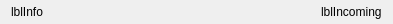
<?xml version="1.0" encoding="UTF-8"?>
<ui version="4.0">
 <class>MailInfoWidgetClass</class>
 <widget class="QWidget" name="MailInfoWidgetClass">
  <property name="geometry">
   <rect>
    <x>0</x>
    <y>0</y>
    <width>393</width>
    <height>23</height>
   </rect>
  </property>
  <layout class="QHBoxLayout" name="horizontalLayout">
   <property name="topMargin">
    <number>5</number>
   </property>
   <property name="bottomMargin">
    <number>5</number>
   </property>
   <item>
    <widget class="QLabel" name="lblInfo">
     <property name="sizePolicy">
      <sizepolicy hsizetype="Expanding" vsizetype="Preferred">
       <horstretch>0</horstretch>
       <verstretch>0</verstretch>
      </sizepolicy>
     </property>
     <property name="text">
      <string notr="true">lblInfo</string>
     </property>
     <property name="textFormat">
      <enum>Qt::PlainText</enum>
     </property>
     <property name="wordWrap">
      <bool>true</bool>
     </property>
    </widget>
   </item>
   <item>
    <widget class="QLabel" name="lblIncoming">
     <property name="text">
      <string notr="true">lblIncoming</string>
     </property>
     <property name="textFormat">
      <enum>Qt::RichText</enum>
     </property>
     <property name="openExternalLinks">
      <bool>true</bool>
     </property>
    </widget>
   </item>
  </layout>
 </widget>
 <layoutdefault spacing="6" margin="11"/>
 <resources/>
 <connections/>
</ui>
